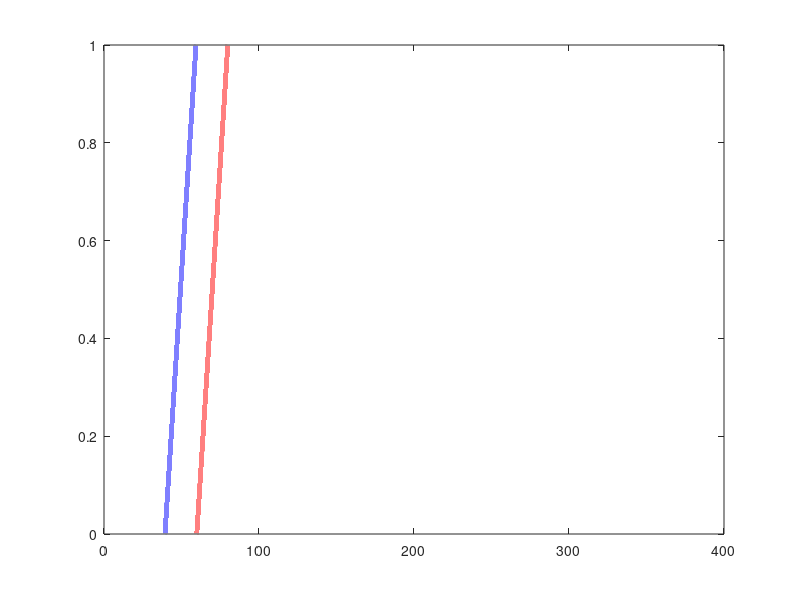

Here is the MATLAB script that generated this plot: (Note: this script raises an error after producing the figure.)
%Define discretization needed for simulation
delta = 10^(-4); %time and activation_function discretization
activ_interval = 0:delta:1; 
%% ---------------------------ACTIVATION FUNCTION--------------------------
%excitatory activation function definition
alpha_e = 0.21;
beta_e = -25;
activ_output_e = @(x)(alpha_e*subplus(x-beta_e))

%inhibitory activation function definition
alpha_i = 0.60;
beta_i = 75;
activ_output_i = @(x)(alpha_i*subplus(x-beta_i))
%% --------------------------COMMON PARAMETERS-----------------------------
%Time interval
tspan = [0,20000];
        
%System parameters
wee = 10;
wei = 1.5;
wie = 9;
wii = 0.5;

%Provisional values
tau_e = 150;
tau_i = 320;%320
tau_ae = 1500;
tau_ai = 500;
tau_sde = 250; 
tau_sdi = 250;
tau_sfe = 30; 
tau_sfi = 30;


%Mass matrix for ode integrator
Mass = [tau_e 0 0 0 0 0 0 0;0 tau_i 0 0 0 0 0 0;0 0 tau_ae 0 0 0 0 0;0 0 0 tau_ai 0 0 0 0; 0 0 0 0 tau_sde 0 0 0; 0 0 0 0 0 tau_sdi 0 0; 0 0 0 0 0 0 tau_sfe 0; 0 0 0 0 0 0 0 tau_sfi];
opts = odeset('Mass',Mass);


%External intputs
Iext_e = 0;
Iext_i = 0;
Je=10;
Ji=3.5;

%GENERAL fD+fF parameters
%========== THE USER CAN CHANGE THESE PARAMTERS FOR SIMULATIONS ===========
%Probability of release facilitation
P0 = 0.7;
%Depression and Facilitation factors
fd=0.9;
ff=0.5;

%--------------------------Depression parameters---------------------------
%Auxiliar functions for depression steady-states
h_e = @(P0)(0.3+exp(-(4*(P0+0.09))));
h_i = @(P0)(exp(-0.36*P0));
FDefectiva_e = @(fd,P0)(h_e(P0)+(1-h_e(P0))*exp(10.8*(fd-1))); 
FDefectiva_i = @(fd,P0)(h_i(P0)+(1-h_i(P0))*exp(10*(fd-1)));
%Depression steady-state for current combination of fD,P0
fde = FDefectiva_e(fd,P0)-0.2*(1-ff).*(fd<1);
fdi = FDefectiva_i(fd,P0)-0.2*(1-ff).*(fd<1);

%Depression activation_function definition (low-pass filter)

%Depression threshold
theta_de = (fde)*150;%+250*(1-P0); 
theta_di = (fdi)*65;%+250*(1-P0); 
%theta_de = 60;
%theta_di = 50;

Gde = @(x)(0.*(x<(theta_de-10))+(1/20)*(x-(theta_de-10)).*(x>=(theta_de-10) & x<(theta_de+10))+1.*(x>=(theta_de+10)));
Gdi = @(x)(0.*(x<(theta_di-10))+(1/20)*(x-(theta_di-10)).*(x>=(theta_di-10) & x<(theta_di+10))+1.*(x>=(theta_di+10)));
%Unset fsolve messages
%options = optimset('Display','off');
interval_G = 0:delta:400; 
h=figure()
plot(interval_G,Gde(interval_G),'LineWidth',4,'Color','r','DisplayName','G_{e}');
hold on;
plot(interval_G,Gdi(interval_G),'LineWidth',4,'Color','b','DisplayName','G_{i}');
ax = gca; 
ax.FontSize = 24;
legend('Location','southeast','NumColumns',2);
xlabel('r_k')
ylabel('G_k')
ylim([0,1])
hold off;

%--------------------------Facilitation parameters-------------------------

%Adjust bifurcation point fF^* depending on P0 and fD
%when this threshold is achieved s_Fe,s_Fi will have as steady state P0stf
thetaFD = @(P0,fD)(min(1,(((-0.4)/(0.9-0.1))*(P0-0.9)+exp(-5*(fD+((0.5)/(0.7-0.1))*P0-0.58)))));

%Auxiliary functions for facilitation steady-states
OY_e0 = @(P0)((1-0.72)*P0+0.72);
OY_e1 = @(P0)((1-0.82)*P0+0.82);
FFefectiva_e= @(P0,ff)((OY_e1(P0)-OY_e0(P0))*ff+OY_e0(P0));
OY_i = @(P0)(-0.15*P0+0.15);
FFefectiva_i = @(P0,ff)(P0+OY_i(P0)*ff);
%FFefectiva_i= @(P0,ff)(P0+0.15*ff).*(P0<0.85)+1.*(P0>=0.85);
%Facilitation steady-state for current combination of fF,P0
ffi = (FFefectiva_i(P0,ff)).*(ff>thetaFD(P0,fd))+P0.*(ff<=thetaFD(P0,fd));
ffe = (FFefectiva_e(P0,ff)).*(ff>thetaFD(P0,fd))+P0.*(ff<=thetaFD(P0,fd));


%Facilitation activation function definition(band-pass filter)

%Threshold definition
%Theta_fk_lower: Lower threshold for facilitation
theta_fe_lower = 2;%/ff;%3.25;%Facilitation only: 3.25;
theta_fi_lower = 5;
%Theta_fk_upper: Higher threshold for facilitation
theta_fe_upper = (max((1/(3))*ff*theta_de,theta_fe_lower)).*(P0>=0.25 & fd<1)+(200).*(P0<0.25 | fd==1);%theta_de-20;%Millor: 400
theta_fi_upper = (max((1/(3))*ff*theta_di,theta_fi_lower)).*(P0>=0.25 & fd<1)+(300).*(P0<0.25 | fd==1);%theta_di-20;%Millor: 400
%theta_fe_upper = (1/(2))*ff*theta_de;
%Facilitation activation function definition
Gfi = @(x)(((1/theta_fi_lower)*x).*(x<theta_fi_lower)+(1/theta_fi_lower)*theta_fi_lower.*(x>=theta_fi_lower & x<theta_fi_upper)+(-(1/150)*(x-theta_fi_upper)+(1/theta_fi_lower)*theta_fi_lower).*(x>=theta_fi_upper));
Gfe = @(x)(((1/theta_fe_lower)*x).*(x<theta_fe_lower)+(1/theta_fe_lower)*theta_fe_lower.*(x>=theta_fe_lower & x<theta_fe_upper)+(-(1/150)*(x-theta_fe_upper)+(1/theta_fe_lower)*theta_fe_lower).*(x>=theta_fe_upper));

interval_G = 0:delta:400; 
h=figure()
plot(interval_G,Gfe(interval_G),'LineWidth',4,'Color','r','DisplayName','G_{e}');
hold on;
plot(interval_G,Gfi(interval_G),'LineWidth',4,'Color','b','DisplayName','G_{i}');
ax = gca; 
ax.FontSize = 24;
legend('Location','southeast','NumColumns',2);
xlabel('r_k')
ylabel('G_{F_k}')
ylim([0,1])
hold off;
%% --------------------------  PARAMETERS PLOTS  --------------------------

%-----------Bifurcation point f_F^* ------------
P0_vector = [0,0.1:0.2:1,1];
h=figure()
for i=1:length(P0_vector)
    P0_current = P0_vector(i);
    thetaFDplot = @(fD)(min(1,(((-0.4)/(0.9-0.1))*(P0_current-0.9)+exp(-5*(fD+((0.5)/(0.7-0.1))*P0_current-0.58)))));
    plot(activ_interval,thetaFDplot(activ_interval),'LineWidth',4,'DisplayName',strcat('P0_{STF} = ',num2str(P0_current)));
    hold on;
end

ax = gca; 
ax.FontSize = 24;
h.Position = [100 150 800 400];
legend('Location','southwest','NumColumns',3,'FontSize',20);
xlabel('Depression factor f_D')
ylabel('Bif. Point f_F^*')
ylim([-0.8,1.1])
xticks([0,0.2,0.4,0.6,0.8,1])
hold off;

%-------------Equilibrium points ffe--------------
h=figure()
for i=1:length(P0_vector)
    fD_plot = 1; %Facilitation case
    P0_current = P0_vector(i);
    FFefectiva_e_plot= @(ff)((OY_e1(P0_current)-OY_e0(P0_current))*ff+OY_e0(P0_current));
    thetaFDplot = min(1,(((-0.4)/(0.9-0.1))*(P0_current-0.9)+exp(-5*(fD_plot+((0.5)/(0.7-0.1))*P0_current-0.58))));
    ffe = @(ff)((FFefectiva_e_plot(ff)).*(ff>thetaFDplot)+P0_current.*(ff<=thetaFDplot));
    plot(activ_interval,ffe(activ_interval),'LineWidth',4,'DisplayName',strcat('P0_{STF} = ',num2str(P0_current)));
    hold on
end

ax = gca; 
ax.FontSize = 24;
h.Position = [100 150 800 400];
legend('Location','southwest','NumColumns',3,'FontSize',20);
xlabel('Facilitation factor f_F')
ylabel('f_{Fe}')
ylim([-0.75,1.1])
yticks([0,0.2,0.4,0.6,0.8,1])
xticks([0,0.2,0.4,0.6,0.8,1])
hold off;


%-------------Equilibrium points ffi--------------
h=figure()
for i=1:length(P0_vector)
    fD_plot = 1; %Facilitation case
    P0_current = P0_vector(i);
    FFefectiva_i_plot = @(ff)(P0_current+OY_i(P0_current)*ff);
    thetaFDplot = min(1,(((-0.4)/(0.9-0.1))*(P0_current-0.9)+exp(-5*(fD_plot+((0.5)/(0.7-0.1))*P0_current-0.58))));
    ffi = @(ff)((FFefectiva_i_plot(ff)).*(ff>thetaFDplot)+P0_current.*(ff<=thetaFDplot));
    plot(activ_interval,ffi(activ_interval),'LineWidth',4,'DisplayName',strcat('P0_{STF} = ',num2str(P0_current)));
    hold on;
end

ax = gca; 
ax.FontSize = 24;
h.Position = [100 150 800 400];
legend('Location','southwest','NumColumns',3,'FontSize',20);
xlabel('Facilitation factor f_F')
ylabel('f_{Fi}')
ylim([-0.75,1.1])
yticks([0,0.25,0.5,0.75,1])
xticks([0,0.2,0.4,0.6,0.8,1])
hold off;


%-------------Equilibrium points fde--------------
h=figure()
for i=1:length(P0_vector)
    P0_current = P0_vector(i);
    FDefectiva_e_plot= @(fd)(h_e(P0_current)+(1-h_e(P0_current))*exp(10.8*(fd-1)));
    fde_current = @(fd)FDefectiva_e_plot(fd);
    plot(activ_interval,fde_current(activ_interval),'LineWidth',4,'DisplayName',strcat('P0_{STD} = ',num2str(P0_current)));
    hold on
end

ax = gca; 
ax.FontSize = 24;
h.Position = [100 150 800 400];
legend('Location','southwest','NumColumns',3,'FontSize',20);
xlabel('Depression factor f_D')
ylabel('f_{De}')
ylim([-0.25,1.1])
yticks([0,0.2,0.4,0.6,0.8,1])
xticks([0,0.2,0.4,0.6,0.8,1])
hold off;


%-------------Equilibrium points ffi--------------
h=figure()
for i=1:length(P0_vector)
    P0_current = P0_vector(i);
    FDefectiva_i_plot = @(fd)(h_i(P0_current)+(1-h_i(P0_current))*exp(10*(fd-1)));
    fdi_current = @(fd)FDefectiva_i_plot(fd);
    plot(activ_interval,fdi_current(activ_interval),'LineWidth',4,'DisplayName',strcat('P0_{STD} = ',num2str(P0_current)));
    hold on;
end

ax = gca; 
ax.FontSize = 24;
h.Position = [100 150 800 400];
legend('Location','southwest','NumColumns',3,'FontSize',20);
xlabel('Depression factor f_D')
ylabel('f_{Di}')
ylim([0.45,1.01])
yticks([0.5,0.6,0.7,0.8,0.9,1])
xticks([0,0.2,0.4,0.6,0.8,1])
hold off;
%% --------------------------  ODE INTEGRATION  ---------------------------
%Set initial condition
r0 = [0.5,0.5,0,0,1,1,P0,P0];

%Integrate system
[t,r] = ode45(@(t,r)ModelFunctionBothScaledDFA(t,r,wee,wii,wie,wei,Iext_e,Iext_i,activ_output_e,activ_output_i,Gde,Gdi,Je,Ji,fde,fdi,Gfe,Gfi,ffe,ffi,P0),tspan,r0,opts);
%% -------------------------------  PLOTS  --------------------------------
dr_e = @(r_e,r_i)((1/tau_e)*(-r_e+activ_output_e(fde*ffe*wee*r_e-fdi*ffi*wei*r_i+Iext_e)));
dr_i = @(r_e,r_i)((1/tau_i)*(-r_i+activ_output_i(-fdi*ffi*wii*r_i+fde*ffe*wie*r_e+Iext_i)));
%Define vector field meshgrid
spacing = 5;
[R_E,R_I] = meshgrid(-200:spacing:405);

%Figure 1: Plot nullclines with se=fde/si=fdi, vector field and system
%trajectory
h=figure()
quiver(R_E,R_I,dr_e(R_E,R_I),dr_i(R_E,R_I),'Color',[.7 .7 .7],'LineWidth',2,'DisplayName','VectorField');
hold on;
fimplicit(dr_e,'LineWidth',4,'Color','r','DisplayName','re-nullcline');
hold on;
fimplicit(dr_i,'LineWidth',4,'Color','b','DisplayName','ri-nullcline');
hold on;
plot(r(:,1),r(:,2),"Linewidth",4,'Color','k');
axis([min(r(:,1))-10 max(r(:,1))+10 min(r(:,2))-10 max(r(:,2))+10])
legend('vector field','re-nullcline','ri-nullcline','NumColumns',3,'Orientation','horizontal','Location','northoutside','Fontsize',20);
xlabel('r_e','FontSize',36);
ylabel('r_i','FontSize',36);
yticks([-100 0 100 200 300])
% current axes
ax = gca; 
ax.FontSize = 24;
%Uncomment the following line to save Figure in current folder
%saveas(h,strcat('.\fD', mat2str(fd),'ff',mat2str(ff),'P0_stf',mat2str(P0),'PhaseSpaceNullclines.png'),'png')

%Figure 2: Plot phase space excitatory and inhibitory population (re,ri) plane
h=figure()
plot(r(:,1),r(:,2),'-',"LineWidth",4,'Color','k');
hold on;
quiver(R_E,R_I,dr_e(R_E,R_I),dr_i(R_E,R_I),'Color',[.7 .7 .7],'LineWidth',2,'DisplayName','VectorField');
hold on;
xlabel('r_e','FontSize',48);
ylabel('r_i','FontSize',48);
% current axes
axis([min(r(:,1))-10 max(r(:,1))+10 min(r(:,2))-10 max(r(:,2))+10])
ax = gca; 
ax.FontSize = 36;
hold off;
%Uncomment the following line to save Figure in current folder
%saveas(h,strcat('.\fD', mat2str(fd),'ff',mat2str(ff),'P0_stf',mat2str(P0), 'PhaseSpace.png'),'png')

%Figure 3: Plot adaptation excitatory and inhibitory population 
h=figure()
plot(t/1000,r(:,3),'-',"LineWidth",4,'Color','r');
hold on;
plot(t/1000,r(:,4),'-',"LineWidth",4,'Color','b');
xlabel('Time t(s)','FontSize',48);
ylabel('Solution a(t)','FontSize',48);
%current axes
ylim([-10 max(max(r(:,3),max(r(:,4))))+10])
ax = gca; 
legend('a_e','a_i',"Location","northeast","Orientation",'horizontal','Fontsize',24)
ax.FontSize = 36;
h.Position = [100 150 800 400];
hold off;
%Uncomment the following line to save Figure in current folder
%saveas(h,strcat('.\fD', mat2str(fd),'ff',mat2str(ff),'P0_stf',mat2str(P0), 'Adaptation.png'),'png')

%Figure 4: Plot depression in excitatory and inhibitory population 
h=figure()
plot(t/1000,r(:,5),'-',"LineWidth",4,'Color',"#EDB120");
hold on;
plot(t/1000,r(:,6),'-',"LineWidth",4,'Color',"#7E2F8E");
hold on;
xlabel('Time t(s)','FontSize',48);
ylabel('Solution s_D(t)','FontSize',48);
% current axes
ylim([-0.01+min(min(r(:,5)),min(r(:,6))) max(max(r(:,5)),max(r(:,6)))+0.01])
ax = gca; 
ax.FontSize = 36;
h.Position = [100 100 800 400];
legend('s_{De}','s_{Di}',"Location","southeast","Orientation",'horizontal','Fontsize',24)
hold off;
%Uncomment the following line to save Figure in current folder
%saveas(h,strcat('.\fD', mat2str(fd),'ff',mat2str(ff),'P0_stf',mat2str(P0), 'Depression.png'),'png')

%Figure 5: Plot facilitation in excitatory and inhibitory population 
h=figure()
plot(t/1000,r(:,7),'-',"LineWidth",4,'Color',"#EDB120");
hold on;
plot(t/1000,r(:,8),'-',"LineWidth",4,'Color',"#7E2F8E");
hold on;
xlabel('Time t(s)','FontSize',48);
ylabel('Solution s_F(t)','FontSize',48);
% current axes
ylim([-0.01+min(min(r(:,7)),min(r(:,8))) max(max(r(:,7)),max(r(:,8)))+0.01])
ax = gca; 
ax.FontSize = 36;
h.Position = [100 100 800 400];
legend('s_{Fe}','s_{Fi}',"Location","northeast","Orientation",'horizontal','Fontsize',24)
%Uncomment the following line to save Figure in current folder
%saveas(h,strcat('.\fD', mat2str(fd),'ff',mat2str(ff),'P0_stf',mat2str(P0), 'Facilitation.png'),'png')

%Figure 6: Plot firing rate excitatory and inhibitory population 
h=figure()
plot(t/1000,r(:,1),'-',"LineWidth",4,'Color','r');
hold on;
plot(t/1000,r(:,2),'-',"LineWidth",4,'Color','b');
hold on;
xlabel('Time t(s)','FontSize',48);
ylabel('Solution r(t)','FontSize',48);
% current axes
ylim([-10 max(max(r(:,1)),max(r(:,2)))+10]);
ax = gca; 
ax.FontSize = 36;
h.Position = [100 100 800 400];
legend('r_e','r_i',"Location","northeast","Orientation",'horizontal','Fontsize',24)
%Uncomment the following line to save Figure in current folder
%saveas(h,strcat('.\fD', mat2str(fd),'ff',mat2str(ff),'P0_stf',mat2str(P0), 'FiringRate.png'),'png')
%% --------------------------  COMPLETE VIDEO  ----------------------------
%Define vector field meshgrid
spacing = 10;
[R_E,R_I] = meshgrid(-300:spacing:475);

%Define general figure
h = figure()
set(h,'Position',[100 100 2000 1500])

%Define speed for video
video_speed = 2;

for idx=1:length(t)
    clf;
    if mod(idx,video_speed)==0
        dr_e_t = @(r_e,r_i)((1/tau_e)*(-r_e+activ_output_e(r(idx,5)*r(idx,7)*wee*r_e-r(idx,6)*r(idx,8)*wei*r_i+Iext_e-r(idx,3))));
        dr_i_t = @(r_e,r_i)((1/tau_i)*(-r_i+activ_output_i(-r(idx,6)*r(idx,8)*wii*r_i+r(idx,5)*r(idx,7)*wie*r_e+Iext_i-r(idx,4))));
        F_e = @(r_e,r_i)(r(idx,5)*r(idx,7)*wee*r_e-r(idx,6)*r(idx,8)*wei*r_i+Iext_e-r(idx,3)-beta_e);
        F_i = @(r_e,r_i)(-r(idx,6)*r(idx,8)*wii*r_i+r(idx,5)*r(idx,7)*wie*r_e+Iext_i-r(idx,4)-beta_i);

        %Subplot (1,1) --> VectorField/PhaseSpace/Nullclines
        subplot(2,2,1);
        quiver(R_E,R_I,dr_e_t(R_E,R_I),dr_i_t(R_E,R_I),'Color',[.7 .7 .7],'LineWidth',2,'DisplayName','VectorField');
        hold on;
        fimplicit(dr_e_t,'LineWidth',4,'Color','r','DisplayName','re-nullcline');
        hold on;
        fimplicit(dr_i_t,'LineWidth',4,'Color','b','DisplayName','ri-nullcline');
        hold on;
        fimplicit(F_e,'LineWidth',4,'Color','k','DisplayName','Fe');
        hold on;
        fimplicit(F_i,'LineWidth',4,'Color','k','DisplayName','Fi');
        hold on;
        plot(r(idx,1),r(idx,2),'.',"MarkerSize",40,'Color','k');
        axis([-150 350 -300 475])
        xlabel('r_e','FontSize',36);
        ylabel('r_i','FontSize',36);
        yticks([-200 -100 0 100 200 300])
        title('Vector field and nullclines','FontSize',18);
    
        % current axes
        ax = gca; 
        ax.FontSize = 24;
        hold on;
    
        %Subplot (1,2) --> FiringRate
        subplot(2,2,2);
        %show time dependency r_e, r_i
        %excitatory
        re_idx = nan(1,length(t));
        re_idx(1:idx) = r(1:idx,1);
        re_idx(end) = r(end,1);
        %inhibitory
        ri_idx = nan(1,length(t));
        ri_idx(1:idx) = r(1:idx,2);
        ri_idx(end) = r(end,2);
        plot(t/1000,re_idx,'-',"LineWidth",4,'Color','r');
        hold on;
        plot(t/1000,ri_idx,'-',"LineWidth",4,'Color','b');
        hold on;
        title('Firing rate','FontSize',18);
        xlabel('Time t (s)','FontSize',24);
        ylabel('Solution r(t)','FontSize',24);
        % current axes
        ylim([-10 max(max(r(:,1)),max(r(:,2)))+10]);
        ax = gca; 
        ax.FontSize = 24;
    
        %Subplot (2,2) --> Depression
        subplot(2,2,3);
        %excitatory
        seD_idx = nan(1,length(t));
        seD_idx(1:idx) = r(1:idx,5);
        seD_idx(end) = r(end,5);
        %inhibitory
        siD_idx = nan(1,length(t));
        siD_idx(1:idx) = r(1:idx,6);
        siD_idx(end) = r(end,6);
        plot(t/1000,seD_idx,'-',"LineWidth",4,'Color',"#EDB120");
        hold on;
        plot(t/1000,siD_idx,'-',"LineWidth",4,'Color',"#7E2F8E");
        hold on;
        title('Depression','FontSize',18);
        xlabel('Time t (s)','FontSize',24);
        ylabel('Solution s_D(t)','FontSize',24);
        % current axes
        ylim([0.3 max(max(r(:,5)),max(r(:,6)))+0.1])
        ax = gca; 
        ax.FontSize = 24;
    
        %Subplot (2,1) --> Facilitation
        subplot(2,2,4);
        %excitatory
        se_idx = nan(1,length(t));
        se_idx(1:idx) = r(1:idx,7);
        se_idx(end) = r(end,7);
        %inhibitory
        si_idx = nan(1,length(t));
        si_idx(1:idx) = r(1:idx,8);
        si_idx(end) = r(end,8);
        plot(t/1000,se_idx,'-',"LineWidth",4,'Color',"#EDB120");
        hold on;
        plot(t/1000,si_idx,'-',"LineWidth",4,'Color',"#7E2F8E");
        hold on;
        title('Facilitation','FontSize',18);
        xlabel('Time t (s)','FontSize',24);
        ylabel('Solution s_F(t)','FontSize',24);
        % current axes
        ylim([P0 max(max(r(:,5)),max(r(:,6)))+0.1])
        ax = gca; 
        ax.FontSize = 24;
        
        sgtitle(strcat('f_D = ',num2str(fd),'; f_F = ',num2str(ff),'; P0_{STF} = ',num2str(P0)),'FontSize',40)
        drawnow;
        movieVector(floor(idx/video_speed)) = getframe(h);
        
    end
end

myWriter = VideoWriter(strcat('CompleteAnimationDepressionfD',num2str(fd),'FacilitationfF'),'MPEG-4')
myWriter.FrameRate = 4
open(myWriter)
writeVideo(myWriter,movieVector)
close(myWriter)
clear movieVector;
%% -----------------------  IMPROVED STABILITY VIDEO  ---------------------
%Define vector field meshgrid
spacing = 10;
[R_E,R_I] = meshgrid(-300:spacing:475);

%Define general figure
h = figure()
set(h,'Position',[100 100 2000 1500])

%Initialize solutions vectors
solspecificR1e = NaN(1,length(t));
solspecificR1i = NaN(1,length(t));
solspecificR2e = NaN(1,length(t));
solspecificR2i = NaN(1,length(t));
solspecificR4e = NaN(1,length(t));
solspecificR4i = NaN(1,length(t));

%Forward integration
%Mass matrix for ode integrator
tspanforwards = 0:0.01:500;
MassForward = [tau_e 0;0 tau_i];
optsForward = odeset('Mass',MassForward);

%Time-frozen system
for idx=1:length(t)
    clf;
    if mod(idx,video_speed)==0
        %Function definition
        dr_e_t = @(r_e,r_i)((1/tau_e)*(-r_e+activ_output_e(r(idx,5)*r(idx,7)*wee*r_e-r(idx,6)*r(idx,8)*wei*r_i+Iext_e-r(idx,3))));
        dr_i_t = @(r_e,r_i)((1/tau_i)*(-r_i+activ_output_i(-r(idx,6)*r(idx,8)*wii*r_i+r(idx,5)*r(idx,7)*wie*r_e+Iext_i-r(idx,4))));
        F_e = @(r_e,r_i)(r(idx,5)*r(idx,7)*wee*r_e-r(idx,6)*r(idx,8)*wei*r_i+Iext_e-r(idx,3)-beta_e);
        F_i = @(r_e,r_i)(-r(idx,6)*r(idx,8)*wii*r_i+r(idx,5)*r(idx,7)*wie*r_e+Iext_i-r(idx,4)-beta_i);
        dr = @(rvar)[(1/tau_e)*(-rvar(1)+activ_output_e(r(idx,5)*r(idx,7)*wee*rvar(1)-r(idx,6)*r(idx,8)*wei*rvar(2)+Iext_e-r(idx,3)));(1/tau_i)*(-rvar(2)+activ_output_i(-r(idx,6)*r(idx,8)*wii*rvar(2)+r(idx,5)*r(idx,7)*wie*rvar(1)+Iext_i-r(idx,4)))];

        %Forward integration - current solution

        %Set initial condition
        r0_forward = [r(idx,1), r(idx,2)];
        a_e = r(idx,3);
        a_i = r(idx,4);
        s_De = r(idx,5);
        s_Di = r(idx,6);
        s_Fe = r(idx,7);
        s_Fi = r(idx,8);

        %Integrate system
        [tforward1,rforward1] = ode45(@(t,r)DefProject8Dinto2D(t,r,wee,wii,wie,wei,Iext_e,Iext_i,activ_output_e,activ_output_i,s_De,s_Di,s_Fe,s_Fi,a_e,a_i),tspanforwards,r0_forward,optsForward);

        %Plot foward trajectory
        plot(rforward1(:,1),rforward1(:,2),'LineWidth',4,'Color',[.4 .4 .4],'LineStyle','-.')
        hold on;


        %1. Compute the solution in each region
        solspecificR1e_iter = 0;
        solspecificR1i_iter = 0;
        solspecificR2e_iter= (alpha_e*(beta_e-(Iext_e-r(idx,3))))/(alpha_e*wee*r(idx,5)*r(idx,7)-1);
        solspecificR2i_iter = 0;
        solspecificR4e_iter = (alpha_e*alpha_i*wei*r(idx,6)*r(idx,8)*(Iext_i-r(idx,4)-beta_i)-alpha_e*(alpha_i*wii*r(idx,6)*r(idx,8)+1)*(Iext_e-r(idx,3)-beta_e))/((alpha_e*wee*r(idx,5)*r(idx,7)-1)*(alpha_i*wii*r(idx,6)*r(idx,8)+1)-alpha_e*alpha_i*wie*r(idx,5)*r(idx,7)*wei*r(idx,6)*r(idx,8));
        solspecificR4i_iter = ((alpha_i*wie*r(idx,5)*r(idx,7))/(alpha_i*wii*r(idx,6)*r(idx,8)+1))*solspecificR4e_iter+(alpha_i*(Iext_i-r(idx,4)-beta_i))/(alpha_i*wii*r(idx,6)*r(idx,8)+1);
        
        %2. Save fixed point in each region
        if F_e(solspecificR1e_iter,solspecificR1i_iter)<0 && F_i(solspecificR1e_iter,solspecificR1i_iter)<0
            solspecificR1e(1,idx) = solspecificR1e_iter;
            solspecificR1i(1,idx) = solspecificR1i_iter;
        end
        if F_e(solspecificR2e_iter,solspecificR2i_iter)>=0 && F_i(solspecificR2e_iter,solspecificR2i_iter)<0
            solspecificR2e(1,idx) = solspecificR2e_iter;
            solspecificR2i(1,idx) = solspecificR2i_iter;
        end
        if F_e(solspecificR4e_iter,solspecificR4i_iter)>=0 && F_i(solspecificR4e_iter,solspecificR4i_iter)>=0
            solspecificR4e(1,idx) = solspecificR4e_iter;
            solspecificR4i(1,idx) = solspecificR4i_iter;
        end

        %Define subplots
    
        %VectorField/PhaseSpace/Nullclines/FixedPoints
        quiver(R_E,R_I,dr_e_t(R_E,R_I),dr_i_t(R_E,R_I),'Color',[.7 .7 .7],'LineWidth',2,'DisplayName','VectorField');
        hold on;
        fimplicit(dr_e_t,'LineWidth',4,'Color','r','DisplayName','re-nullcline');
        hold on;
        fimplicit(dr_i_t,'LineWidth',4,'Color','b','DisplayName','ri-nullcline');
        hold on;
        fimplicit(F_e,'LineWidth',4,'Color','k','DisplayName','Fe');
        hold on;
        fimplicit(F_i,'LineWidth',4,'Color','k','DisplayName','Fi');
        hold on
        %NOTE: Change idx for : to plot fixed point trajectory
        plot(solspecificR1e(1,idx),solspecificR1i(1,idx),'*',"MarkerSize",20,'Color',[.4 .4 .4],'LineWidth',4);
        hold on;
        plot(solspecificR2e(1,idx),solspecificR2i(1,idx),'*',"MarkerSize",20,'Color',[.4 .4 .4],'LineWidth',4);
        hold on;
        plot(solspecificR4e(1,idx),solspecificR4i(1,idx),'*',"MarkerSize",20,'Color',[.4 .4 .4],'LineWidth',4);
        hold on;
        plot(r(idx,1),r(idx,2),'.',"MarkerSize",40,'Color','k');
        axis([-150 350 -300 475])
        xlabel('r_e','FontSize',36);
        ylabel('r_i','FontSize',36);
        yticks([-200 -100 0 100 200 300])
        % current axes
        ax = gca; 
        ax.FontSize = 24;
        hold on;

        sgtitle(strcat('f_D = ',num2str(fd)),'FontSize',40)
        drawnow;
        movieVector(floor(idx/video_speed)) = getframe(h);
    

    end
end

myWriter = VideoWriter(strcat('ZoomAnimationDepressionfD',num2str(fd),'FacilitationfF'),'MPEG-4')
myWriter.FrameRate = 2
open(myWriter)
writeVideo(myWriter,movieVector)
close(myWriter)
%% ------------------- CHECKING FIXED POINTS EXPRESSION  ------------------

%Initialize vectors to save solution
solspecificR1e = NaN(1,length(t));
solspecificR1i = NaN(1,length(t));
solspecificR2e = NaN(1,length(t));
solspecificR2i = NaN(1,length(t));
solspecificR4e = NaN(1,length(t));
solspecificR4i = NaN(1,length(t));

%Initialize vectors to save eigenvalues
vaps_R1 = NaN(2,length(t));
vaps_R2 = NaN(2,length(t));
vaps_R4 = NaN(2,length(t));

for idx=1:length(t)
    %1. Initialize the function and input-output funftion
    F_e = @(r_e,r_i)(r(idx,5)*r(idx,7)*wee*r_e-r(idx,6)*r(idx,8)*wei*r_i+Iext_e-r(idx,3)-beta_e);
    F_i = @(r_e,r_i)(-r(idx,6)*r(idx,8)*wii*r_i+r(idx,5)*r(idx,7)*wie*r_e+Iext_i-r(idx,4)-beta_i);
    dr = @(rvar)[(1/tau_e)*(-rvar(1)+activ_output_e(r(idx,5)*r(idx,7)*wee*rvar(1)-r(idx,6)*r(idx,8)*wei*rvar(2)+Iext_e-r(idx,3)));(1/tau_i)*(-rvar(2)+activ_output_i(-r(idx,6)*r(idx,8)*wii*rvar(2)+r(idx,5)*r(idx,7)*wie*rvar(1)+Iext_i-r(idx,4)))];

    %2. Compute the Jacobian matrix and evaluate at the fixed point
    J = @(rvar_e,rvar_i)[(1/tau_e)*(-1+alpha_e*r(idx,5)*r(idx,7)*wee*hardlim(r(idx,5)*r(idx,7)*wee*rvar_e-r(idx,6)*r(idx,8)*wei*rvar_i+Iext_e-r(idx,3)-beta_e)) (1/tau_e)*(-alpha_e*r(idx,6)*r(idx,8)*wei*hardlim(r(idx,5)*r(idx,7)*wee*rvar_e-r(idx,6)*r(idx,8)*wei*rvar_i+Iext_e-r(idx,3)-beta_e)); (1/tau_i)*(alpha_i*r(idx,5)*r(idx,7)*wie*hardlim(-r(idx,6)*r(idx,8)*wii*rvar_i+r(idx,5)*r(idx,7)*wie*rvar_e+Iext_i-r(idx,4)-beta_i)) (1/tau_i)*(-1-alpha_i*r(idx,6)*r(idx,8)*wii*hardlim(-r(idx,6)*r(idx,8)*wii*rvar_i+r(idx,5)*r(idx,7)*wie*rvar_e+Iext_i-r(idx,4)-beta_i))]; 
    
    %1. Compute the solution in each region
    solspecificR1e_iter = 0;
    solspecificR1i_iter = 0;
    solspecificR2e_iter= (alpha_e*(beta_e-(Iext_e-r(idx,3))))/(alpha_e*wee*r(idx,5)*r(idx,7)-1);
    solspecificR2i_iter = 0;
    solspecificR4e_iter = (alpha_e*alpha_i*wei*r(idx,6)*r(idx,8)*(Iext_i-r(idx,4)-beta_i)-alpha_e*(alpha_i*wii*r(idx,6)*r(idx,8)+1)*(Iext_e-r(idx,3)-beta_e))/((alpha_e*wee*r(idx,5)*r(idx,7)-1)*(alpha_i*wii*r(idx,6)*r(idx,8)+1)-alpha_e*alpha_i*wie*r(idx,5)*r(idx,7)*wei*r(idx,6)*r(idx,8));
    solspecificR4i_iter = ((alpha_i*wie*r(idx,5)*r(idx,7))/(alpha_i*wii*r(idx,6)*r(idx,8)+1))*solspecificR4e_iter+(alpha_i*(Iext_i-r(idx,4)-beta_i))/(alpha_i*wii*r(idx,6)*r(idx,8)+1);
    
    %2. Save fixed point in each region
    if F_e(solspecificR1e_iter,solspecificR1i_iter)<0 && F_i(solspecificR1e_iter,solspecificR1i_iter)<0
        solspecificR1e(1,idx) = solspecificR1e_iter;
        solspecificR1i(1,idx) = solspecificR1i_iter;
        JsubsR1 = J(solspecificR1e_iter,solspecificR1i_iter);
        [veps,vaps] = eig(JsubsR1);
        vaps_R1(1,idx) = vaps(1,1);
        vaps_R1(2,idx) = vaps(2,2);
    end
    if F_e(solspecificR2e_iter,solspecificR2i_iter)>=0 && F_i(solspecificR2e_iter,solspecificR2i_iter)<0
        solspecificR2e(1,idx) = solspecificR2e_iter;
        solspecificR2i(1,idx) = solspecificR2i_iter;
        JsubsR2 = J(solspecificR2e_iter,solspecificR2i_iter);
        [veps,vaps] = eig(JsubsR2);
        vaps_R2(1,idx) = vaps(1,1);
        vaps_R2(2,idx) = vaps(2,2);
    end
    if F_e(solspecificR4e_iter,solspecificR4i_iter)>=0 && F_i(solspecificR4e_iter,solspecificR4i_iter)>=0
        solspecificR4e(1,idx) = solspecificR4e_iter;
        solspecificR4i(1,idx) = solspecificR4i_iter;
        JsubsR4 = J(solspecificR4e_iter,solspecificR4i_iter);
        [veps,vaps] = eig(JsubsR4);
        vaps_R4(1,idx) = vaps(1,1);
        vaps_R4(2,idx) = vaps(2,2);
    end
end
%% ----------------- PLOTING EQUILIBRIUM POINT EXPRESSION -----------------

%Equilibrium point R1
h1a=figure()
scatter(t/1000,solspecificR1e(1,:),60,'r','filled','o','MarkerFaceAlpha',0.3)
hold on;
scatter(t/1000,solspecificR1i(1,:),60,'b','filled','o','MarkerFaceAlpha',0.3)
xlabel('Time (s)','FontSize',36);
ylabel('Fixed point R_1','FontSize',36);
% current axes
ax = gca; 
ax.FontSize = 24;
h1a.Position = [100 100 800 400];
hold off;
%Uncomment the following line to save Figure in current folder
%saveas(h1a,strcat('.\fD', mat2str(fd),'ff',mat2str(ff),'P0_stf',mat2str(P0),'SolR1.png'),'png')

%Equilibrium point R2
h2a=figure()
scatter(t/1000,solspecificR2e(1,:),60,'r','filled','o','MarkerFaceAlpha',0.3)
hold on;
scatter(t/1000,solspecificR2i(1,:),60,'b','filled','o','MarkerFaceAlpha',0.3)
xlabel('Time (s)','FontSize',36);
ylabel('Fixed point R_2','FontSize',36);
% current axes
ax = gca; 
ax.FontSize = 24;
h2a.Position = [100 100 800 400];
hold off;
%Uncomment the following line to save Figure in current folder
%saveas(h2a,strcat('.\fD', mat2str(fd),'ff',mat2str(ff),'P0_stf',mat2str(P0),'SolR2.png'),'png')

%Equilibrium point R4
h3a=figure()
scatter(t/1000,solspecificR4e(1,:),60,'r','filled','o','MarkerFaceAlpha',0.3)
hold on;
scatter(t/1000,solspecificR4i(1,:),60,'b','filled','o','MarkerFaceAlpha',0.3)
xlabel('Time (s)','FontSize',36);
ylabel('Fixed point R_4','FontSize',36);
% current axes
ax = gca; 
ax.FontSize = 24;
h3a.Position = [100 100 800 400];
hold off;
%Uncomment the following line to save Figure in current folder
%saveas(h3a,strcat('.\fD', mat2str(fd),'ff',mat2str(ff),'P0_stf',mat2str(P0),'SolR4.png'),'png')

heig = figure()
%eigenvalues
R1color = [0.6350 0.0780 0.1840]; %magenta
R2color = [0.9290 0.6940 0.1250]; %groc
R4color = [0.4940 0.1840 0.5560]; %lila
scatter(t/1000,vaps_R1(1,:),60,R1color,'filled','o','MarkerFaceAlpha',0.3)
hold on;
scatter(t/1000,vaps_R1(2,:),60,R1color,'filled','o','MarkerFaceAlpha',0.3)
hold on;
scatter(t/1000,vaps_R2(1,:),60,R2color,'filled','o','MarkerFaceAlpha',0.3)
hold on;
scatter(t/1000,vaps_R2(2,:),60,R2color,'filled','o','MarkerFaceAlpha',0.3)
hold on;
scatter(t/1000,real(vaps_R4(1,:)),60,R4color,'filled','o','MarkerFaceAlpha',0.3)
hold on;
scatter(t/1000,real(vaps_R4(2,:)),60,R4color,'filled','o','MarkerFaceAlpha',0.3)
hold on;
yline(0,'Linewidth',4,'Color',[.3 .3 .3],'LineStyle','-.','Alpha',0.8)
hold off;
xlabel('Time (s)','FontSize',36);
ylabel('R(eigenvalue)','FontSize',36);
% current axes
ax = gca; 
ax.FontSize = 24;
heig.Position = [100 100 800 400];
hold off;
%Uncomment the following line to save Figure in current folder
%saveas(heig,strcat('.\fD', mat2str(fd),'ff',mat2str(ff),'P0_stf',mat2str(P0),'Eigenvalues.png'),'png')